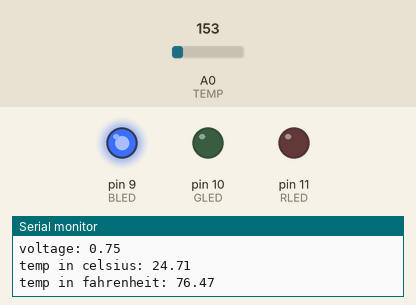
Simulated run of this sketch. Board: Arduino Uno, built with avr-gcc and run on an emulated ATmega328P. On the bench: output pins drawn as LEDs (lit = HIGH), the last lines printed to the serial monitor. The test bench sets the inputs (shaded band); at power-on: A0 (TEMP) = 153.

Above: at 2.8 s.
2.9 s: A0 (TEMP) set to 134
At 5.1 s:
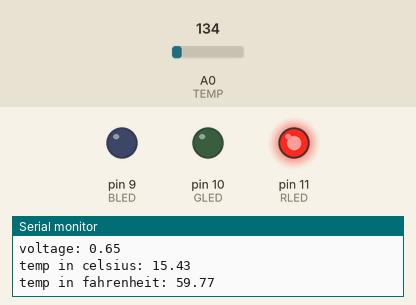
5.6 s: A0 (TEMP) set to 165
At 7.3 s:
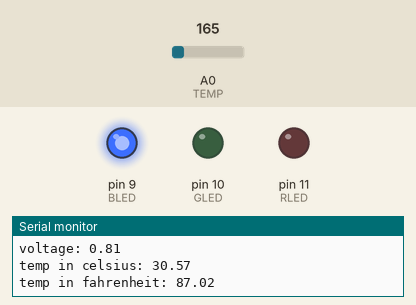
8.3 s: A0 (TEMP) set to 133
At 10.6 s:
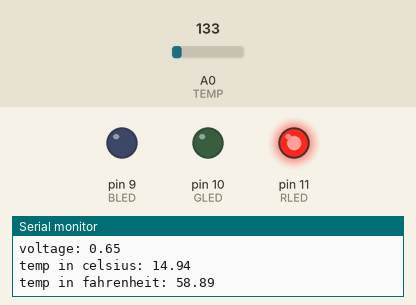
Timing chart, 0 to 12.1 s (numbered marks = the images above; inputs shaded):
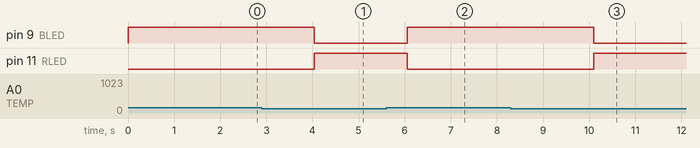

The sketch:

tempalert.ino
```cpp
const int BLED = 9;   //Blue LED
const int GLED = 10;  //Green LED
const int RLED = 11;  //Red LED
const int TEMP = 0;    //Temperature Sensor
const int LOWER_BOUND = 139;
const int UPPER_BOUND = 147;

int val = 0; //variable to hold analog reading


void setup()
{
  pinMode(BLED, OUTPUT);
  pinMode(GLED, OUTPUT);
  pinMode(RLED, OUTPUT);
  Serial.begin(9600);
}

float calculate_voltage(int value)
{
  float voltage  = value * 5.0;
  voltage = voltage / 1024.0;
  return voltage;
}

float temp_cel(float volts)
{
  float tempC = (volts - 0.5) * 100;
  return tempC;
}

void loop()
{
  val = analogRead(TEMP);

  if(val > LOWER_BOUND)
  {
    digitalWrite(RLED, LOW);
    digitalWrite(GLED, LOW);
    digitalWrite(BLED, HIGH);
  }
  else if(val < UPPER_BOUND)
  {
    digitalWrite(RLED, HIGH);
    digitalWrite(GLED, LOW);
    digitalWrite(BLED, LOW);
  }
  else
  {
    digitalWrite(RLED, LOW);
    digitalWrite(GLED, HIGH);
    digitalWrite(BLED, LOW);
  }


  Serial.print("temp sensor: ");
  Serial.println(val);

  //get the voltage
  float volts = calculate_voltage(val);
  Serial.print("voltage: ");
  Serial.println(volts);

  //get temperature celsius
  float cel = temp_cel(volts);
  Serial.print("temp in celsius: ");
  Serial.println(cel);


  // now convert to Fahrenheit
  float f = (cel * 9.0 / 5.0) + 32.0;
  Serial.print("temp in fahrenheit: ");
  Serial.println(f);
  delay(2000);

}
```

Measured:
- the behaviour switches between 140 and 139 on A0 (TEMP) (found by bisection; images 0 and 1)
- after the input at 2.9 s, pin 9 (BLED): HIGH → LOW after 1.1 s; pin 11 (RLED): LOW → HIGH after 1.1 s
- after the input at 5.6 s, pin 9 (BLED): LOW → HIGH after 0.46 s; pin 11 (RLED): HIGH → LOW after 0.46 s
- after the input at 8.3 s, pin 9 (BLED): HIGH → LOW after 1.8 s; pin 11 (RLED): LOW → HIGH after 1.8 s
